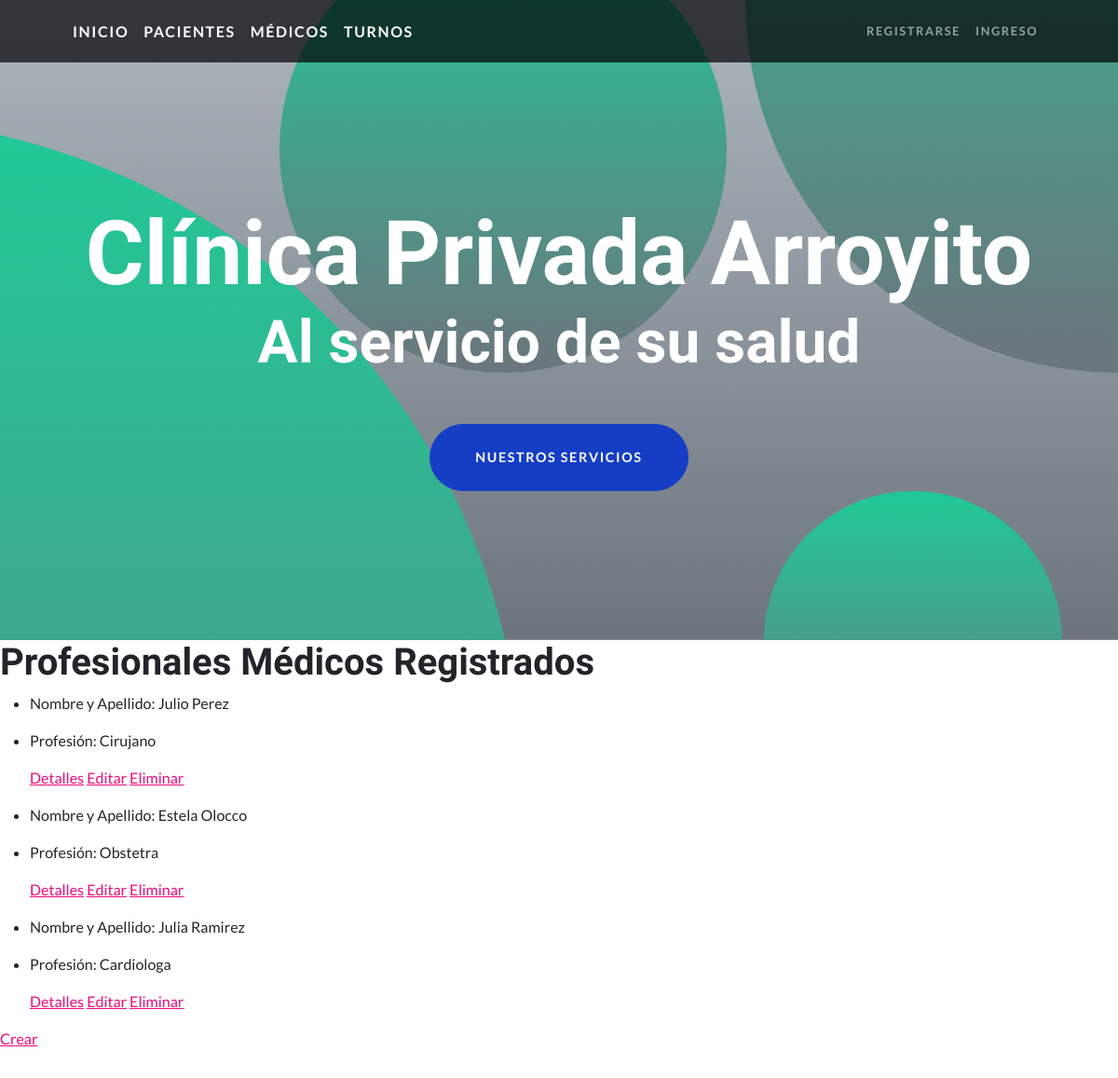
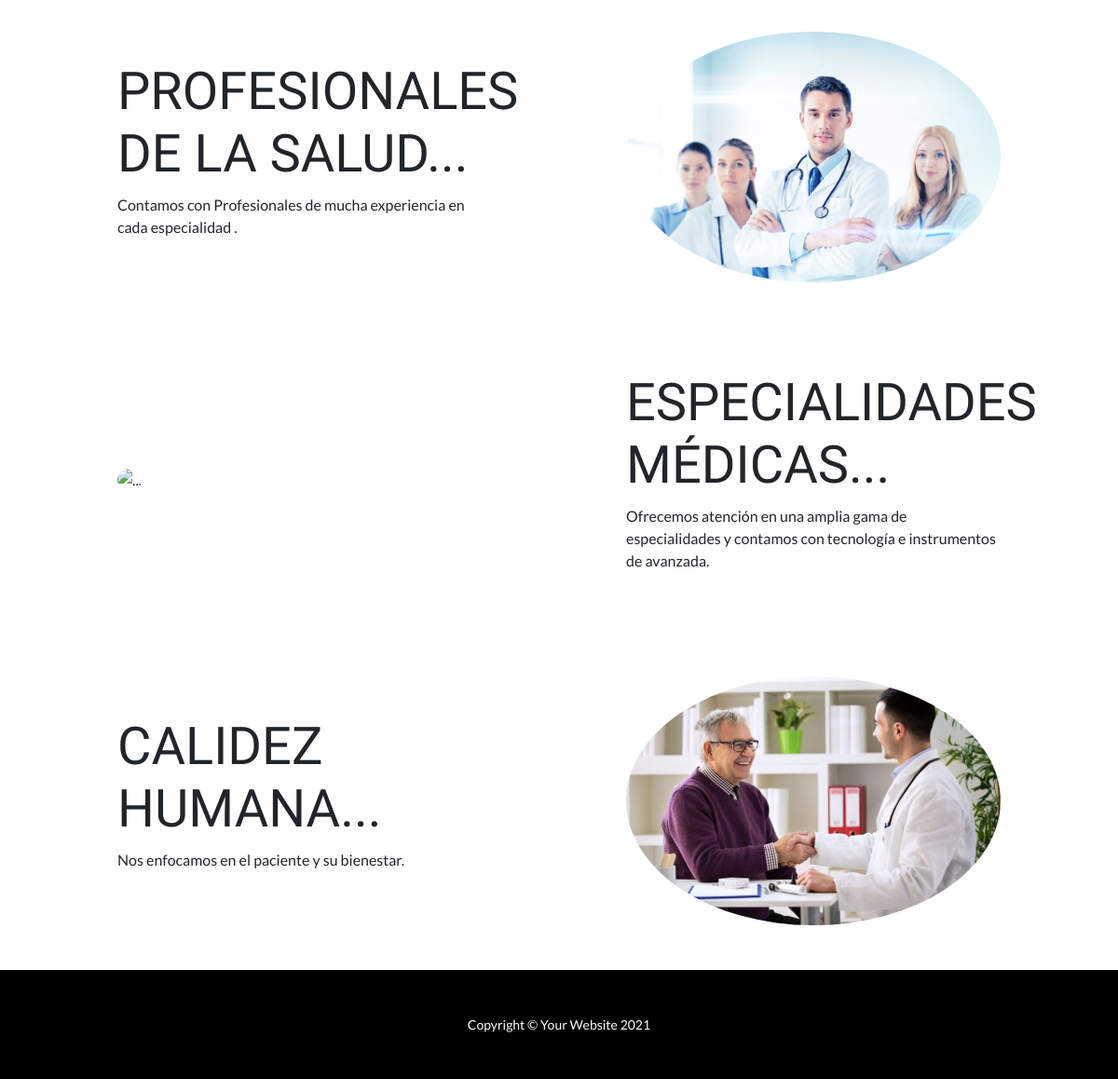
Page /AppCoder/medico/list on the committed database (2 pictures, top to bottom).
### AppCoder/models.py (models this page shows)
class Medico (models.Model):
    nombre=models.CharField (max_length=30)
    apellido= models.CharField (max_length=30)
    email= models.EmailField()
    profesion= models.CharField (max_length=30)

### AppCoder/views.py (the view)
# urls.py: path('medico/list', MedicoList.as_view(), name='Medico/List'),
class MedicoList(ListView):
    model = Medico
    template_name = "AppCoder/medico_list.html"

### templates/AppCoder/medico_list.html
{% extends "AppCoder/padre.html" %}
{% block ContenidoQueCambia %}
    <h1>Profesionales Médicos Registrados</h1>
    <ul>
        {% for medico in object_list %}
        <li>
            <p>Nombre y Apellido: {{medico.nombre}} {{medico.apellido}}</p>
        <li>
            <p>Profesión: {{medico.profesion}}</p>
            <p>
                <a href="{% url 'Medico/Detail' medico.id %}">Detalles</a>
                <a href="{% url 'Medico/Edit' medico.id %}">Editar</a>
                <a href="{% url 'Medico/Delete' medico.id %}">Eliminar</a>
            </p>
        </li>
        {% endfor %}
    </ul>
    <p>
        <a href="{% url 'Medico/New' %}">Crear</a>
    </p>
{% endblock ContenidoQueCambia %}

### rows in the picture
Medico: nombre "Julio", apellido "Perez", profesion "Cirujano"
Medico: nombre "Estela", apellido "Olocco", profesion "Obstetra"
Medico: nombre "Julia", apellido "Ramirez", profesion "Cardiologa"
